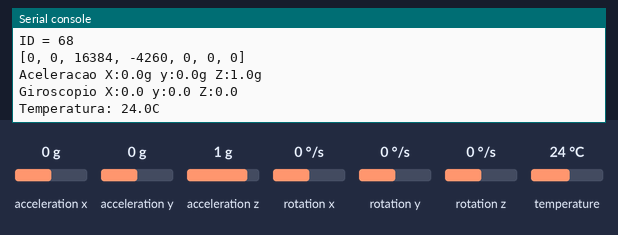
This program was run on a simulated Raspberry Pi Pico running MicroPython. Shown: the last lines printed to the serial console. The inputs (shaded band) are chosen by the test bench; at power-on: acceleration x 0 g, acceleration y 0 g, acceleration z 1 g, rotation x 0 °/s, rotation y 0 °/s, rotation z 0 °/s, temperature 24 °C.

Above: at 1.2 s.
1.3 s: acceleration x set to -1.4 g
At 2.5 s:
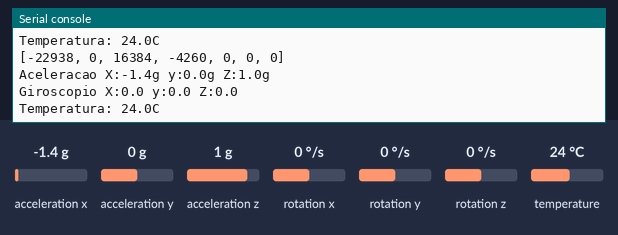
2.8 s: acceleration y set to -1.4 g
At 4.2 s:
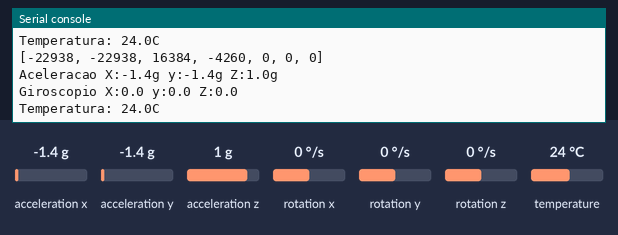
4.3 s: acceleration z set to -1.4 g
5.8 s: rotation x set to -192 °/s
At 7.0 s:
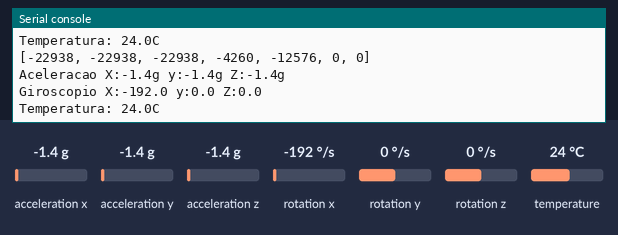
7.3 s: rotation y set to -192 °/s
At 8.7 s:
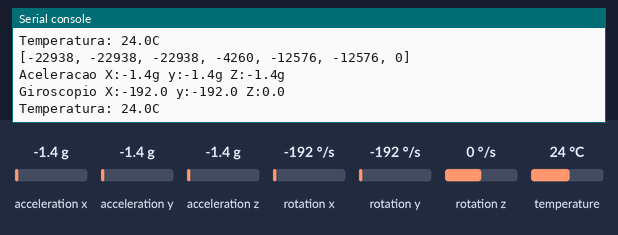

The program:

mpu6050_mpython.py
```python
# Exemplo com sensor MPU6050
from machine import I2C, Pin
from time import sleep

# Classe para acessar o sensor
class MPU6050:

    _DEFAULT_ADDRESS = 0x68  # endereço I2C padrão c/ AD0 baixo
    _DEVICE_ID = 0x68  # identificação do dispositivo

    _SMPLRT_DIV = 0x19  # sample rate divisor register
    _CONFIG = 0x1A  # General configuration register
    _GYRO_CONFIG = 0x1B  # Gyro specfic configuration register
    _ACCEL_CONFIG = 0x1C  # Accelerometer specific configration register
    _ACCEL_OUT = 0x3B  # base address for sensor data reads
    _TEMP_OUT = 0x41  # Temperature data high byte register
    _GYRO_OUT = 0x43  # base address for sensor data reads
    _SIG_PATH_RESET = 0x68  # register to reset sensor signal paths
    _PWR_MGMT_1 = 0x6B  # Primary power/sleep control register
    _PWR_MGMT_2 = 0x6C  # Secondary power/sleep control register
    _WHO_AM_I = 0x75  # Device ID register

    # Construtor
    def __init__(self, i2c, addr):
        self.i2c = i2c
        self.addr = addr

    # Configura o sensor
    def begin(self):
        self.reset()
        # Confere o ID
        self.id = self.read_reg(MPU6050._WHO_AM_I)
        if self.id != MPU6050._DEVICE_ID:
            print ('AVISO: ID incorreto! {:02X}'.format(self.id))
        # Configura
        # Bandwith 260Hz (Accel) & 256Hz (Gyro)
        # Range ±500°/s (Gyro) ±2g (Accel)
        i2c.writeto_mem(self.addr, MPU6050._CONFIG, b'\x00')
        sleep(0.05)
        i2c.writeto_mem(self.addr, MPU6050._ACCEL_CONFIG, b'\x00')
        i2c.writeto_mem(self.addr, MPU6050._GYRO_CONFIG, b'\x08')
        i2c.writeto_mem(self.addr, MPU6050._SMPLRT_DIV, b'\x00')
        i2c.writeto_mem(self.addr, MPU6050._PWR_MGMT_1, b'\x01')
        i2c.writeto_mem(self.addr, MPU6050._PWR_MGMT_2, b'\x00')
        sleep(0.02)

    # Identificação do sensor
    def get_id(self):
        return self.id

    # Reinicia o sensor
    def reset(self):
        val = bytearray([self.read_reg(MPU6050._PWR_MGMT_1) | 0x80])
        i2c.writeto_mem(self.addr, MPU6050._PWR_MGMT_1, val)
        while (val[0] & 0x80) != 0:
            val = i2c.readfrom_mem(self.addr, MPU6050._PWR_MGMT_1, 1)
            sleep(0.001)
        val = bytearray([self.read_reg(MPU6050._SIG_PATH_RESET) | 0x07])
        i2c.writeto_mem(self.addr, MPU6050._SIG_PATH_RESET, val)
        while (val[0] & 0x07) != 0:
            val = i2c.readfrom_mem(self.addr, MPU6050._SIG_PATH_RESET, 1)
            sleep(0.001)

    # Lê valores brutos
    # accX, acccY, accZ, temp, gyroX, gyroY, gyroZ
    def read_raw(self):
        data = i2c.readfrom_mem(self.addr, MPU6050._ACCEL_OUT, 14)
        raw = []
        for i in range (0, 14, 2):
            v = (data[i] << 8) + data[i+1]
            if (v & 0x8000) != 0:
                v = v - 0x10000
            raw.append(v)
        return raw

    # Retorna aceleração em g
    def get_accel(self, scale = 16384.0):
        data = self.read_raw()
        return (data[0]/scale, data[1]/scale, data[2]/scale)

    # Lê temperature em C
    def get_temp(self):
        data = self.read_raw()
        return data[3]/340.00 + 36.53

    # Lê giroscópio em °/s
    def get_gyro(self, scale = 65.5):
        data = self.read_raw()
        return (data[4]/scale, data[5]/scale, data[6]/scale)

    # Lê um registador de 8 bits
    def read_reg(self, reg):
        return i2c.readfrom_mem(self.addr, reg, 1)[0]


# Programa de teste
i2c = I2C(0, sda=Pin(16), scl=Pin(17))
sensor = MPU6050(i2c, MPU6050._DEFAULT_ADDRESS)
sensor.begin()
print('ID = {:02X}'.format(sensor.get_id()))
while True:
    print (sensor.read_raw())
    x,y,z = sensor.get_accel()
    print ('Aceleracao X:{:.1f}g y:{:.1f}g Z:{:.1f}g'.format(x, y, z))
    x,y,z = sensor.get_gyro()
    print ('Giroscopio X:{:.1f} y:{:.1f} Z:{:.1f}'.format(x,y,z))
    print ('Temperatura: {:.1f}C'.format(sensor.get_temp()))
    sleep(2)
```

Measured:
- after the input at 1.3 s, the serial console: prints a new line after 0.78 s (image 1)
- after the input at 2.8 s, the serial console: prints a new line after 1.3 s (image 2)
- after the input at 5.8 s, the serial console: prints a new line after 0.29 s (image 3)
- after the input at 7.3 s, the serial console: prints a new line after 0.79 s (image 4)
